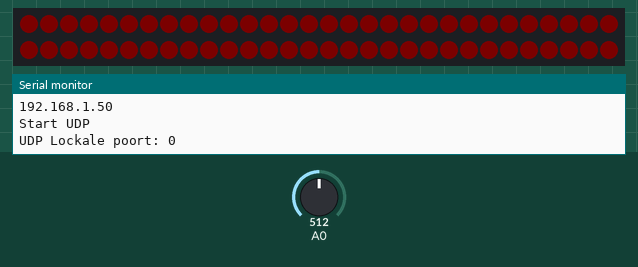
Simulated run of this sketch. Board: ESP8266 (Wemos D1 mini). On the bench: 60 RGB LEDs in strip order, left to right, continuing on the next row, the last lines printed to the serial monitor. Inputs (shaded band) come from the test bench; at power-on: A0 = 512. Dim RGB values are drawn brighter than linear; WiFi joins after 1.5 s; servers stay silent unless stated.

Above: at 1.8 s.
At 3.2 s:
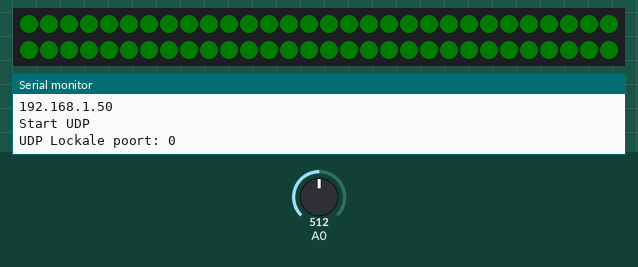
At 6.8 s:
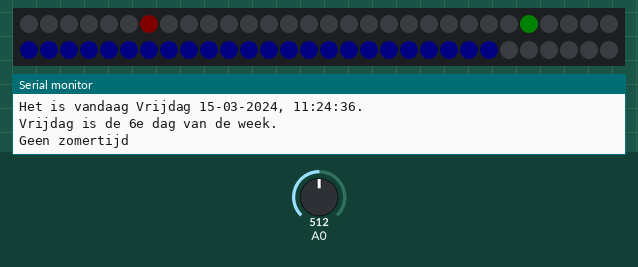

The sketch:

Maakbib_neopix_klok_FINAL_V2.0_multiwifi.ino
```cpp
/*

  Udp NTP Client

  Get the time from a Network Time Protocol (NTP) time server
  Demonstrates use of UDP sendPacket and ReceivePacket
  For more on NTP time servers and the messages needed to communicate with them,
  see http://en.wikipedia.org/wiki/Network_Time_Protocol

  created 4 Sep 2010 by Michael Margolis // modified 9 Apr 2012 by Tom Igoe
  updated for the ESP8266 12 Apr 2015 by Ivan Grokhotkov
  This code is in the public domain.
*/

// Aangepast en uitgebreid door Hans Caluwaerts
// www.ardlab.gent

// ArdLab 25/09/2021
// Lid van STEM-Academie

/* Getest met OSX 10.13.6 (High Sierra) & Windows 10
   Arduino IDE 1.8.11
   esp8266 versie 2.3.0 (min. versie voor ESP8266WiFiMulti)
*/

/***************************************************************************************************************/
/* FUNCTIE                                                                                                     */
/*                                                                                                             */
/* Toon de tijd op een Neopixel ring van 60 LEDS, hou automatisch rekening met zomeruur                        */
/* MULTIWIFI om 1 sketch voor meerders locaties te kunnen gebruiken                                            */
/***************************************************************************************************************/

/*********************************** importeer een bibliotheek *************************************************/

#include <Adafruit_NeoPixel.h> // importeer de TM1638 bibliotheek via het menu Schets > Include Library > Add .ZIP library
#include <ESP8266WiFiMulti.h>

#include <ESP8266WiFi.h>       // deze bibliotheek maakt standaard deel uit van de esp8266 bibliotheken.
#include <WiFiUdp.h>           // deze bibliotheek maakt standaard deel uit van de esp8266 bibliotheken.
#include <TimeLib.h>           // https://github.com/PaulStoffregen/Time
#include <Ticker.h>            // deze bibliotheek maakt standaard deel uit van de esp8266 bibliotheken.

/********************************** definitie van objecten ****************************************************/

WiFiUDP udp;                   // creer een UDP instance om UDP paketten te ontvangen
Ticker timer_NTP;              // creer een Ticker instance met naam timer_NTP
Ticker timer_toon_tijd;        // creer een Ticker instance met naam timer_toon_tijd
Ticker timer_knipper_minuut;   // creer een Ticker instance met naam timer_knipper_minuut

ESP8266WiFiMulti wifiMulti;

/********************************** definitie van constanten ****************************************************/

const char dag_van_de_week[7][10] = {"Zondag", "Maandag", "Dinsdag", "Woensdag", "Donderdag", "Vrijdag", "Zaterdag"};

const unsigned int localPort = 2390;   // lokale poort om naar UDP packets te luisteren

const int NTP_PACKET_SIZE = 48;        // NTP time stamp bevindt zich in de eerste 48 bytes van het bericht

const char* ntpServerName = "be.pool.ntp.org";  // https://www.pool.ntp.org/zone/europe

#define  PIN            D2             // pin D2 van Wemos D1 voor het aansturen van de neopixels


/********************************** definitie van variabelen ****************************************************/

// Zet geen IP address in de sketch of het voordeel van de pool vevalt.
// Zoek het IP address van de host */
// IPAddress timeServer(129, 6, 15, 28); // time.nist.gov NTP server
IPAddress timeServerIP; // lijst van 4 bytes waarin het IP adres van time.nist.gov NTP bewaard wordt

byte packetBuffer[NTP_PACKET_SIZE]; // buffer van 48 bytes voor het inkomende UDP bericht

struct RGB {   // Creer een structuur met naam RGB die bestaat uit de bytes rood, groen en blauw
  byte rood;   // Deze structuur bewaart de RGB waardes voor alle Neopixels in de ring
  byte groen;
  byte blauw;
};

//*************Editeerbare Opties ******************************


RGB Achtergrond = { 0, 0, 0};      // kleur voor neopixels die niet gebruikt woren door de tijd R,G,B = 0 = donker
RGB led_test_kleur = { 0, 0, 0};   // wordt gebruikt tijdens de LED test bij opstarten

/*********************** definitie van de variabelen *******************************/

//de secondenaanduiding kleur
RGB second_kleur = { 50, 0, 0 };     // rood

//de minutenaanduiding kleur
RGB minuut_kleur = { 0, 0, 50};      // blauw

//de uuraanduding kleur
RGB uur_kleur = { 0, 50, 0 };        // groen

RGB minuut_kleur_uit = { 0, 0, 0};   // De kleur voor de knipperende minuten LED, staat nu op uit, dus knippert blauw / uit

RGB knipperkleur;

//Start met ahtergrondkleur
RGB digits[60] = {minuut_kleur, Achtergrond, Achtergrond, Achtergrond, Achtergrond, Achtergrond, Achtergrond, Achtergrond, Achtergrond, Achtergrond, Achtergrond, Achtergrond,
                  Achtergrond, Achtergrond, Achtergrond, Achtergrond, Achtergrond, Achtergrond, Achtergrond, Achtergrond, Achtergrond, Achtergrond, Achtergrond, Achtergrond,
                  Achtergrond, Achtergrond, Achtergrond, Achtergrond, Achtergrond, Achtergrond, Achtergrond, Achtergrond, Achtergrond, Achtergrond, Achtergrond, Achtergrond,
                  Achtergrond, Achtergrond, Achtergrond, Achtergrond, Achtergrond, Achtergrond, Achtergrond, Achtergrond, Achtergrond, Achtergrond, Achtergrond, Achtergrond,
                  Achtergrond, Achtergrond, Achtergrond, Achtergrond, Achtergrond, Achtergrond, Achtergrond, Achtergrond, Achtergrond, Achtergrond, Achtergrond, Achtergrond
                 };

boolean knipperstatus;     // bewaart de status voor het knipperen van LED van de huidige minuut

int helderheid = 50;       // intensiteit van de neopixels   0-> 255 max  NIET HOGER INSTELLEN DAN 50 !!!
int aantal_leds = 60;      // aantal NeopPixles in de cirkel
byte time_out_NTP_verzoek; // teller voor time out NTP verzoek


int Wifi_time_out = 0;          // timeout teller bij inloggen op WiFi


Adafruit_NeoPixel pixels = Adafruit_NeoPixel(aantal_leds, PIN, NEO_GRB + NEO_KHZ800);   // creer een NeopPixel instance

byte zomeruur;             // lokale tijd uur gecompenseerd met zomeruur  (0 -> 11)
byte minuten;              // lokale tijd minuten
byte seconden;             // lokale tijd seconden

bool zomertijd;               // true als zomertijdcorrectie aktief is
bool trigger_NTP;             // status voor opvragen tijd
bool trigger_toon_tijd;       // status voor tonen tijd
bool trigger_knipper_minuut;  // status voor neopixel kniperminuut
bool time_request_pending;    // true als "tijd opgevraagd maar nog geen antwoord ontvangen"
time_t nu;                    // tijd in het time_t formaat   https://en.wikibooks.org/wiki/C_Programming/time.h/time_t
/***************************************************************************************************************/

void setup()  // de "setup" functie wordt 1 keer doorlopen na opstarten of indrukken van reset
{
  Serial.begin(115200); // initialiseer de seriele communicatie tussen de nodeMCU en je computer
  //                    // zet de communicatiesnelheid op 115200 bits per seconde

  Serial.println("\nVerbinden met WiFi"); // toon de karakters tussen aanhalingstekens in seriele monitor
  Serial.println("\n Maakbib _neopix°klok_FINAL_V1.0"); // toon de karakters tussen aanhalingstekens in seriele monitor

  pixels.begin();                      //  Initialiseer de NeoPixel bibliotheek.
  pixels.setBrightness(helderheid);    // Zet de Neopixels helderheid op "helderheid"

  wifiMulti.addAP("KELDER", "slagroom");
  wifiMulti.addAP("4G WiFi ArdLab", "1234 5678");
  wifiMulti.addAP("ingegno", "ingegnofablab");
  wifiMulti.addAP("bulb", "bulbwerkhuis");
  wifiMulti.addAP("jupinew-Guest", "ingegnofablab");  // voeg zelf extra WiFi netwerken toe
  wifiMulti.addAP("1111111", "222222222");  // voeg zelf extra WiFi netwerken toe


  Serial.println("Verbinden met WiFi");    // toon de karakters tussen aanhalingstekens in seriele monitor
  while (wifiMulti.run() != WL_CONNECTED)  // zolang WiFi.status verschillend is van "WL_CONNECTED" (= 3)
  {
    LED_WiFi();
    Serial.print(".");                     // toon de karakters tussen aanhalingstekens in seriele monitor
    Serial.print("3 WiFi.status() = ");    // toon de karakters tussen aanhalingstekens in seriele monitor
    Serial.println(WiFi.status());         // toon de waarde van WiFi.status() in seriele monitor

    Wifi_time_out++;                       // verhoog Wifi_time_out met 1
    if (Wifi_time_out > 20)
      // vebinding maken duurt langer dan 10 seconden
    {
      Serial.print("4 WiFi.status() = ");  // toon de karakters tussen aanhalingstekens in seriele monitor
      Serial.println(WiFi.status());       // toon de waarde van WiFi.status() in seriele monitor
      Serial.print("\nVerbinden mislukt"); // toon de karakters tussen aanhalingstekens in seriele monitor
      break;                               // verlaat de while loop maar doe verder met void setup()
    }
  }

  timer_NTP.attach(600, doe_trigger_NTP);                           // vraag iedere 10 minuten (= 600 seconden) de tijd aan de tijdserver
  timer_toon_tijd.attach_ms(1000, doe_trigger_toon_tijd);           // toon elke seconde de nieuwe tijd op de klok
  timer_knipper_minuut.attach_ms(250, doe_trigger_knipper_minuut);  // knipper de huige minuut led 2x aan/uit per seconde

  Serial.print("\nverbonden met ");  // toon de karakters tussen aanhalingstekens in seriele monitor
  Serial.println(WiFi.SSID());      // toon SSID in de seriele monitor
  Serial.println("IP address: ");   // toon de karakters tussen aanhalingstekens in seriele monitor
  Serial.println(WiFi.localIP());   // toon het lokale IP adres in de seriele monitor

  Serial.println("Start UDP");         // toon de karakters tussen aanhalingstekens in seriele monitor
  udp.begin(localPort);                // start UDP op "localport"
  Serial.print("UDP Lockale poort: "); // toon de karakters tussen aanhalingstekens in seriele monitor
  Serial.println(udp.localPort());     // toon de lockale poort voor UDP

  trigger_NTP = true;                  // start verzoek tijd vragen in loop
  LED_test();                          // LED test voor alle LEDs
}

/****************************************************************************************************************/

void loop() // de "loop" functie wordt steeds opnieuw herhaald
{
  if (trigger_NTP) doe_NTP();   // vraag tijd aan tijdserver

  if (trigger_toon_tijd)        // verzoek om de tijd opnieuw te tonen op LEDs + check zomeruurcorrectie
  {
    // Serial.print("time_request_pending: "); // toon de karakters tussen aanhalingstekens in seriele monitor
    // Serial.println(time_request_pending);     // toon de lockale poort voor UDP

    // Serial.print("time_out_NTP_verzoek: "); // toon de karakters tussen aanhalingstekens in seriele monitor
    // Serial.println(time_out_NTP_verzoek);     // toon de lockale poort voor UDP

    zomeruur_detectie();        // check offset voor zomeruur
    doe_toon_tijd();            // toon tijd op neopixel ring
  }
  if (trigger_knipper_minuut) doe_knipper_minuut();   // knipper neopixel van huidge minuut
}

/****************************************************************************************************************/

void doe_trigger_NTP()
{
  trigger_NTP = true;   // start verzoek opvragen tijd, wordt pas gereset als er een tijd ontvangen is
}

/****************************************************************************************************************/

void doe_trigger_toon_tijd()     // opgeroepen door timer timer_toon_tijd
{
  trigger_toon_tijd = true;      // trigger actie in loop()
}

/****************************************************************************************************************/

void doe_trigger_knipper_minuut()  // opgeroepen door timer timer_knipper_minuut
{
  trigger_knipper_minuut = true;   // trigger actie in loop()
}
```

Source omitted: LED.ino (7897 bytes), NTP.ino (11082 bytes)

Measured:
- what the display in image 0 shows lasts 1.1 s, from 1.8 s to 2.9 s
